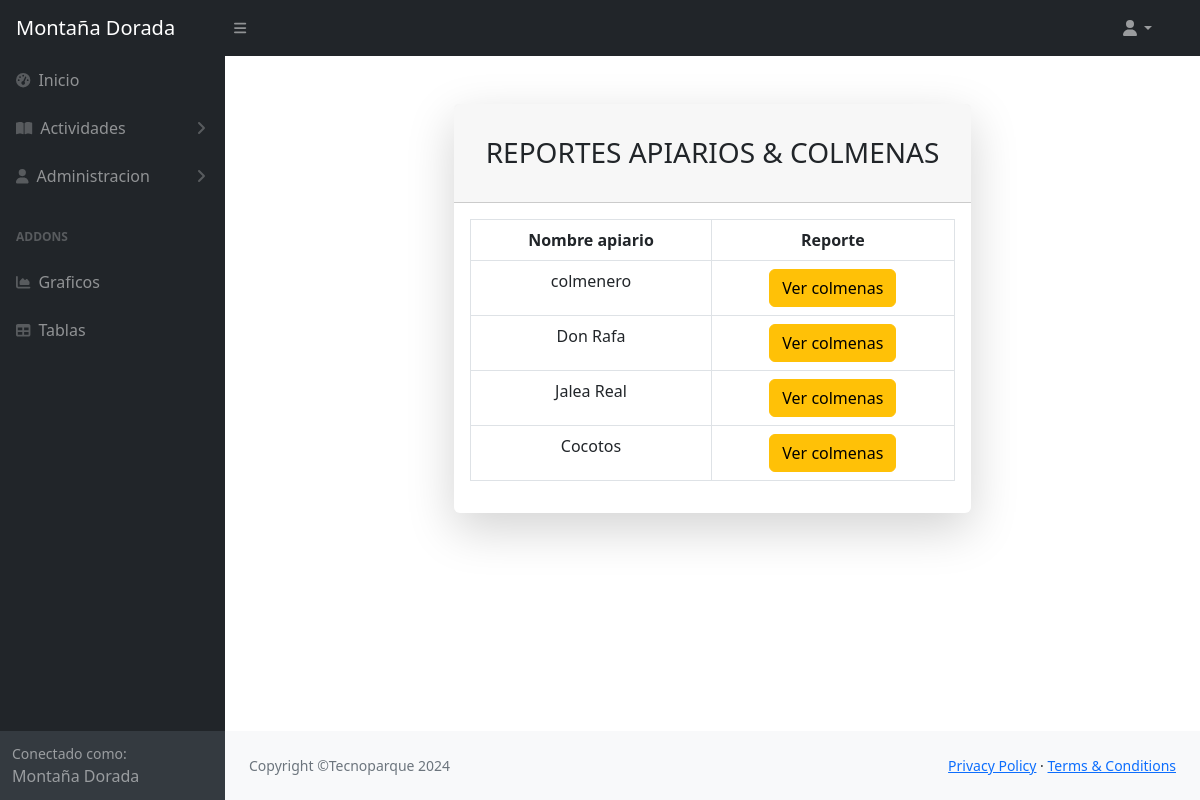
/layoutAdmin/Reportes/home.php, run on an earlier commit of the app's database.
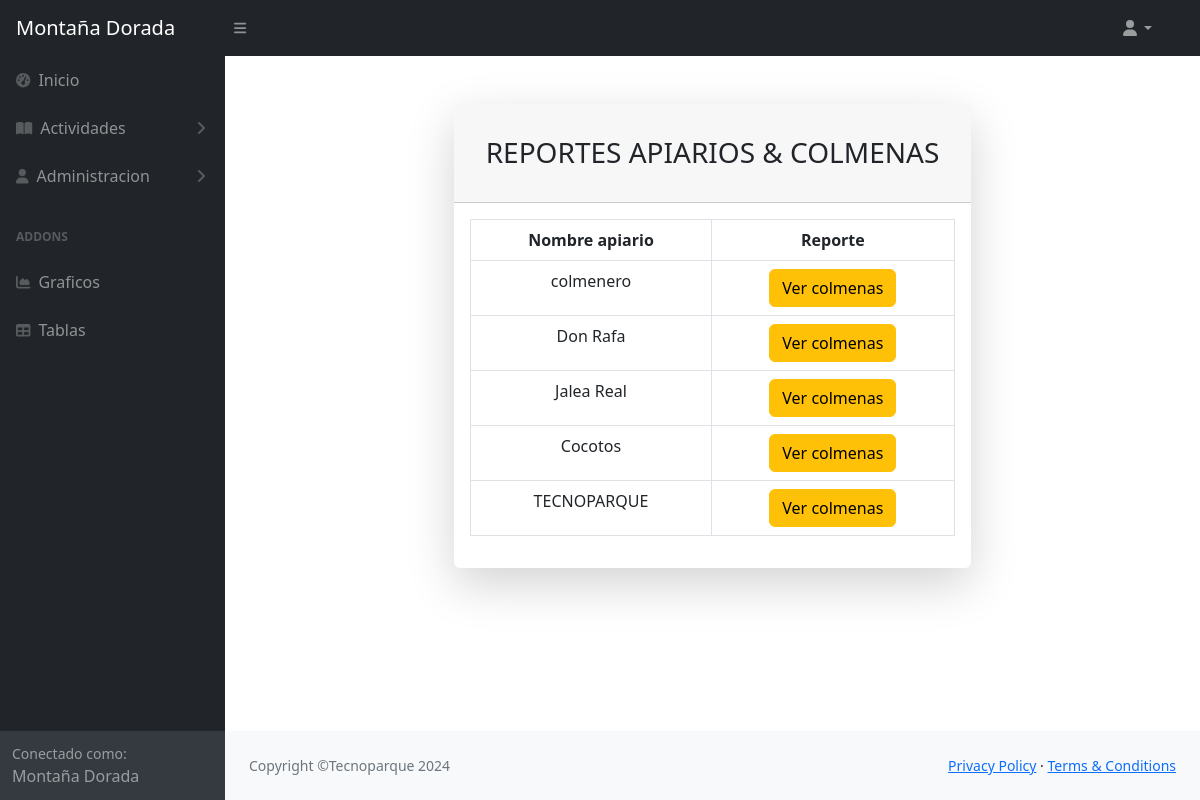
And on a later commit of the database.
### tables this page shows
CREATE TABLE `apiarios` (
  `id` int(11) NOT NULL,
  `nombre` varchar(100) NOT NULL,
  `municipio` varchar(100) NOT NULL,
  `finca` varchar(100) NOT NULL,
  `granjero` varchar(100) NOT NULL,
  `telefono` varchar(70) NOT NULL,
  `fecha_instal` date NOT NULL,
  `ubicacion_map` varchar(300) NOT NULL
);

### layoutAdmin/Reportes/home.php (the view, shortened to what the changed rows need)
<!DOCTYPE html>
<html lang="es">
<head>
    <link rel="stylesheet" href="/layoutAdmin/css/styles.css">
    <link href="https://cdn.jsdelivr.net/npm/simple-datatables@7.1.2/dist/style.min.css" rel="stylesheet" />
    <link href="../css/styles.css" rel="stylesheet" />
</head>
<body class="sb-nav-fixed">
    <div id="layoutSidenav">
        <div id="layoutSidenav_content">
            <main>
                <div class="container-fluid px-4">
                    <div class="container">
                        <div class="row justify-content-center">
                            <div class="col-lg-7">
                                <div class="card shadow-lg border-0 rounded-lg mt-5">
                                    <div class="card-body  ">
                                        <div class="table-responsive ">
                                            <table id="tablaapiarios" class="table table-bordered table-hover">
                                                <thead class="text-center ">
                                                    <tr>
                                                        <th>Nombre apiario</th>
                                                        <th>Reporte</th>
                                                    </tr>
                                                </thead>
                                                <tbody>
                                                    <?php
                                                    include '../Colmenas/conexion.php';
                                                    $sql = "SELECT * FROM apiarios";
                                                    $result = $conn->query($sql);
                                                    if ($result->num_rows > 0) {
                                                        while ($row = $result->fetch_assoc()) {
                                                            echo "   <tr>";
                                                            echo "<td  class=text-center   >" . $row["nombre"] . "</td>";
                                                            echo "<td  class=text-center > <form action='reportes.php' method='get'><input class='btn btn-warning' value='Ver colmenas' type='submit'/>
                                                        <input type='hidden' name='apiario_id' value=" . $row["id"] . " />
                                                        </form></td>";
                                                            echo "</tr>";
                                                        }
                                                    } else {
                                                        echo "0 resultados";
                                                    }
                                                    ?>
                                                </tbody>
                                            </table>
                                        </div>
                                    </div>
                                </div>
                            </div>
                        </div>
                    </div>
                </div>
            </main>
        </div>
    </div>
</body>
</html>

What changed in the data, as far as the page shows it:
added apiarios: nombre "TECNOPARQUE"
